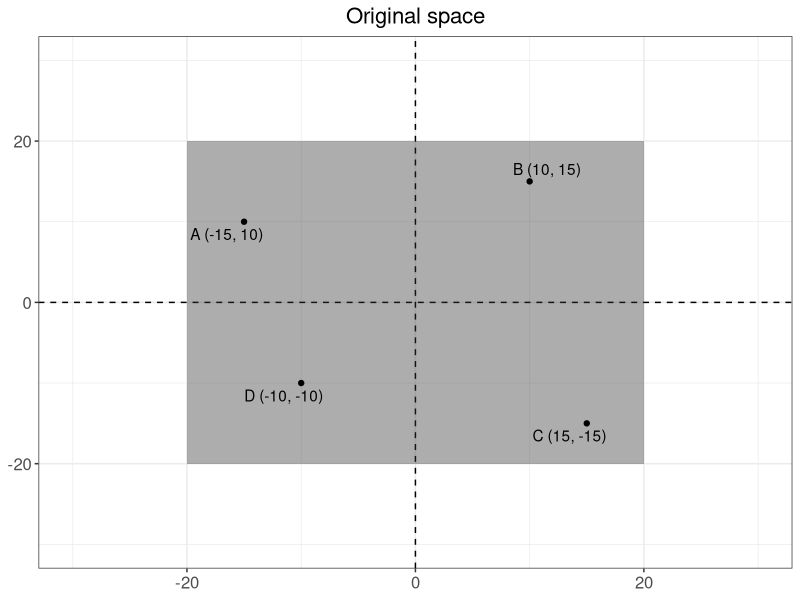
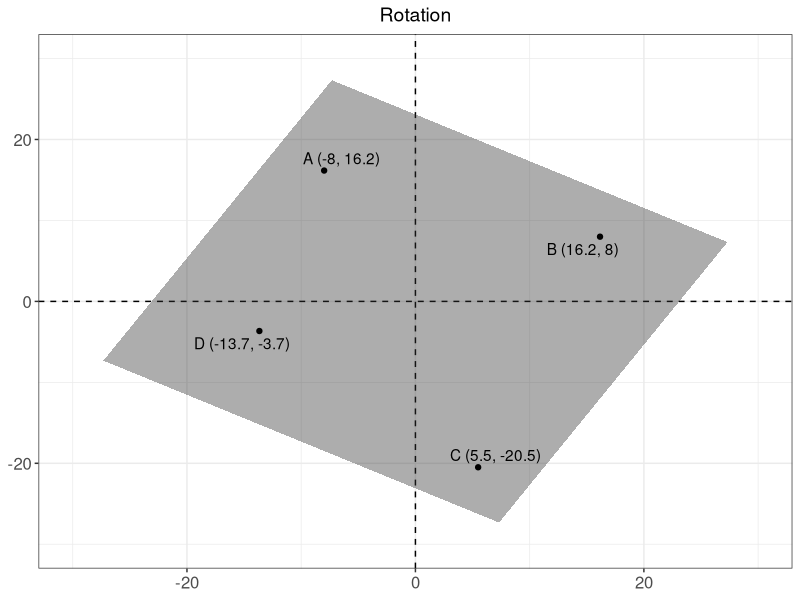
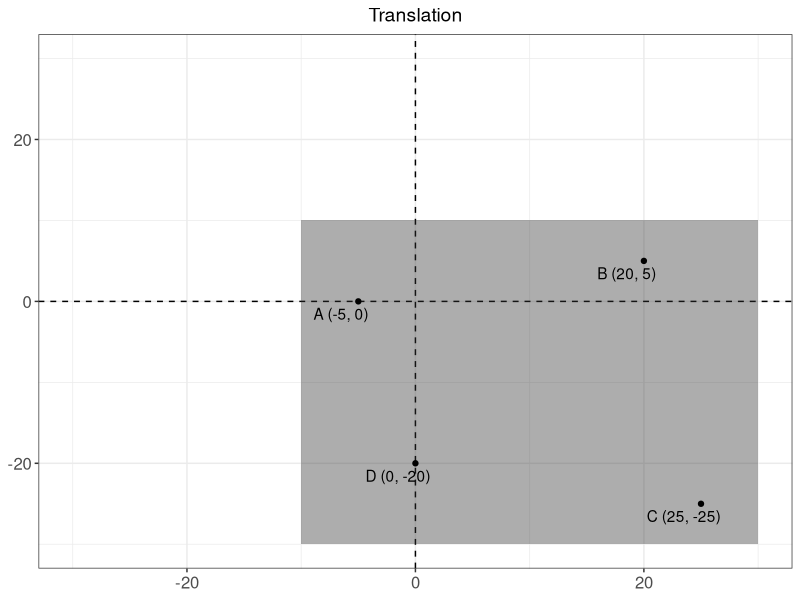
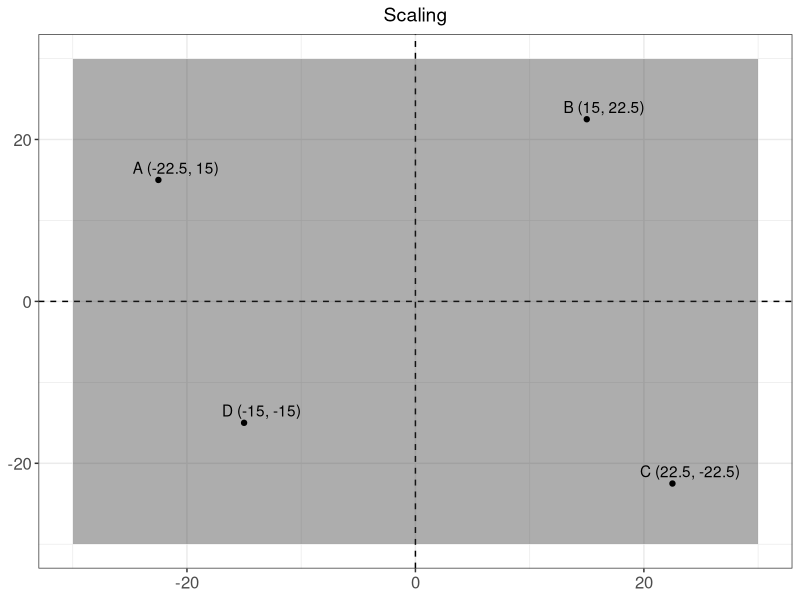
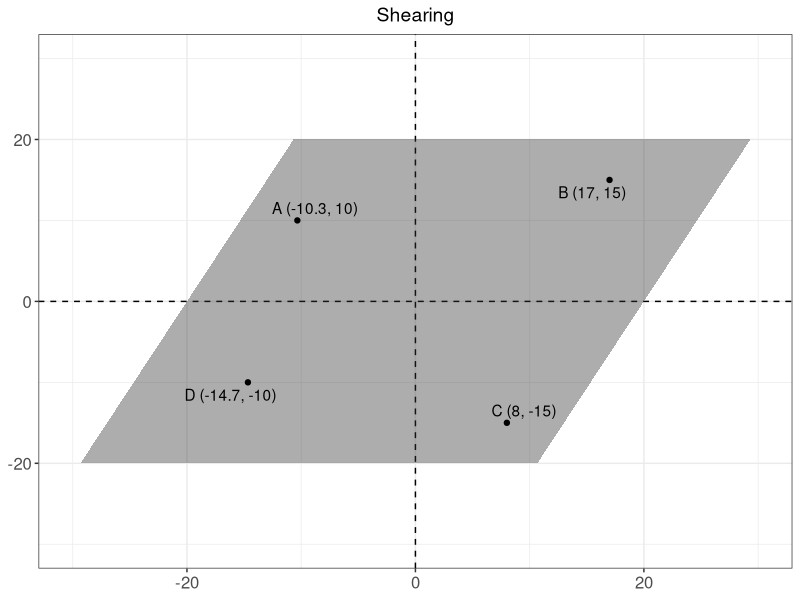
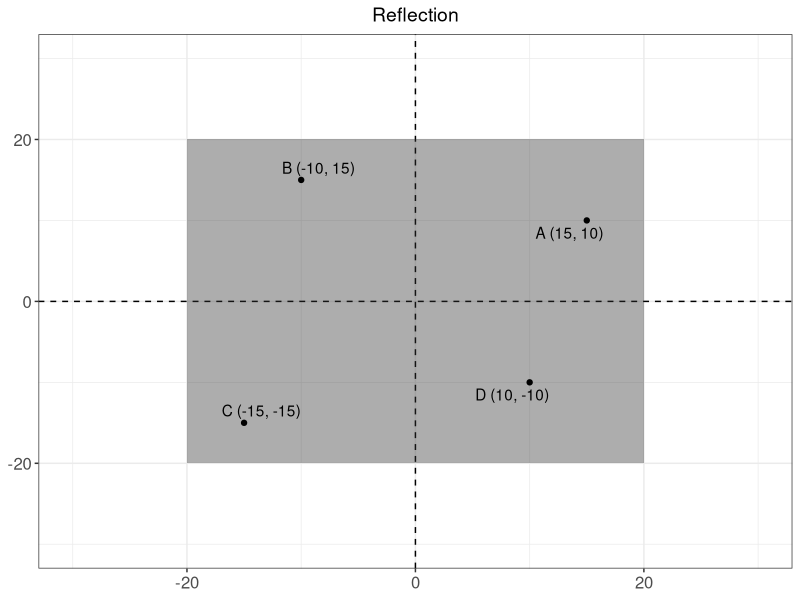
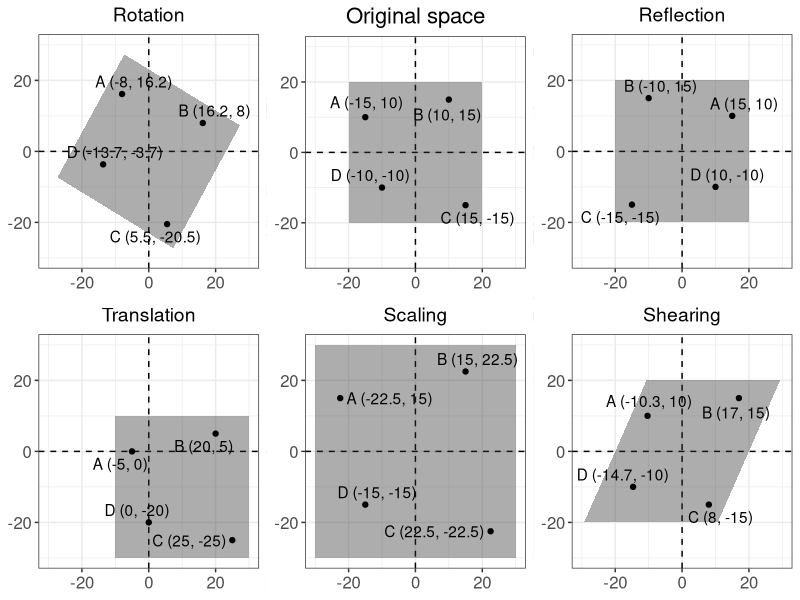

These figures' R source, in order:
## Clear Workspace
rm(list = ls())

library(ggplot2)
library(ggrepel)

# Original Space
space <- data.frame(x = c(-20, 20, 20,-20),
                    y = c( 20, 20,-20,-20))
points <- data.frame(x = c(-15, 10, 15,-10),
                     y = c( 10, 15,-15,-10))
points$lab = paste0(c("A", "B", "C", "D"),
                    rep(" (", 4), points$x, rep(", ", 4), points$y, rep(")",4)) 

sp0 <-ggplot(points, aes(x=x,y=y)) + 
  geom_vline(aes(xintercept=0), linetype=2) + 
  geom_hline(aes(yintercept=0), linetype=2) + 
  geom_polygon(data=space, aes(x=x,y=y), alpha=0.4, color=NA) +
  geom_point() + 
  geom_text_repel(aes(label=lab)) + 
  coord_cartesian(xlim=c(-30,30), ylim=c(-30,30)) + 
  ggtitle("Original space") + 
  theme_bw() + 
  theme(plot.title = element_text(hjust=0.5, size=16),
        axis.title = element_blank(),
        axis.text = element_text(size=12))
sp0

# Rotated Space 

rotangle = 30 # Rotate by ... degrees

space1 <- data.frame(x = space$x * cos(-rotangle * (pi/180)) - space$y * sin(-rotangle * (pi/180)),
                     y = space$x * sin(-rotangle * (pi/180)) + space$y * cos(-rotangle * (pi/180)))
points1 <- data.frame(x = points$x * cos(-rotangle * (pi/180)) - points$y * sin(-rotangle * (pi/180)),
                     y = points$x * sin(-rotangle * (pi/180)) + points$y * cos(-rotangle * (pi/180)))
points1$lab = paste0(c("A", "B", "C", "D"),
                    rep(" (", 4), round(points1$x,1), rep(", ", 4), round(points1$y,1), rep(")",4)) 

sp1 <-ggplot(points1, aes(x=x,y=y)) + 
  geom_vline(aes(xintercept=0), linetype=2) + 
  geom_hline(aes(yintercept=0), linetype=2) + 
  geom_polygon(data=space1, aes(x=x,y=y), alpha=0.4, color=NA) +
  geom_point() + 
  geom_text_repel(aes(label=lab)) + 
  coord_cartesian(xlim=c(-30,30), ylim=c(-30,30)) + 
  ggtitle("Rotation") + 
  theme_bw() + 
  theme(plot.title = element_text(hjust=0.5, size=14),
        axis.title = element_blank(),
        axis.text = element_text(size=12))
sp1

# Translated Space 

transcoord = c(10,-10) # Translation by (?,?)

space2 <- data.frame(x = space$x + transcoord[1],
                     y = space$y + transcoord[2])
points2 <- data.frame(x = points$x + transcoord[1],
                      y = points$y + transcoord[2])
points2$lab = paste0(c("A", "B", "C", "D"),
                     rep(" (", 4), round(points2$x,1), rep(", ", 4), round(points2$y,1), rep(")",4)) 

sp2 <-ggplot(points2, aes(x=x,y=y)) + 
  geom_vline(aes(xintercept=0), linetype=2) + 
  geom_hline(aes(yintercept=0), linetype=2) + 
  geom_polygon(data=space2, aes(x=x,y=y), alpha=0.4, color=NA) +
  geom_point() + 
  geom_text_repel(aes(label=lab)) + 
  coord_cartesian(xlim=c(-30,30), ylim=c(-30,30)) + 
  ggtitle("Translation") + 
  theme_bw() + 
  theme(plot.title = element_text(hjust=0.5, size=14),
        axis.title = element_blank(),
        axis.text = element_text(size=12))
sp2

# Scaled Space 

scaleset = 1.5 # Scaling by ...

space3 <- data.frame(x = space$x * scaleset,
                     y = space$y * scaleset)
points3 <- data.frame(x = points$x * scaleset,
                      y = points$y * scaleset)
points3$lab = paste0(c("A", "B", "C", "D"),
                     rep(" (", 4), round(points3$x,1), rep(", ", 4), round(points3$y,1), rep(")",4)) 

sp3 <-ggplot(points3, aes(x=x,y=y)) + 
  geom_vline(aes(xintercept=0), linetype=2) + 
  geom_hline(aes(yintercept=0), linetype=2) + 
  geom_polygon(data=space3, aes(x=x,y=y), alpha=0.4, color=NA) +
  geom_point() + 
  geom_text_repel(aes(label=lab)) + 
  coord_cartesian(xlim=c(-30,30), ylim=c(-30,30)) + 
  ggtitle("Scaling") + 
  theme_bw() + 
  theme(plot.title = element_text(hjust=0.5, size=14),
        axis.title = element_blank(),
        axis.text = element_text(size=12))
sp3

# Shearing

shearangle = 65 # Translation by (?,?)

space4 <- data.frame(x = space$x + (1/tan(shearangle* (pi/180))) * space$y,
                     y = space$y)
points4 <- data.frame(x = points$x + (1/tan(shearangle* (pi/180))) * points$y,
                      y = points$y)
points4$lab = paste0(c("A", "B", "C", "D"),
                     rep(" (", 4), round(points4$x,1), rep(", ", 4), round(points4$y,1), rep(")",4)) 

sp4 <-ggplot(points4, aes(x=x,y=y)) + 
  geom_vline(aes(xintercept=0), linetype=2) + 
  geom_hline(aes(yintercept=0), linetype=2) + 
  geom_polygon(data=space4, aes(x=x,y=y), alpha=0.4, color=NA) +
  geom_point() + 
  geom_text_repel(aes(label=lab)) + 
  coord_cartesian(xlim=c(-30,30), ylim=c(-30,30)) + 
  ggtitle("Shearing") + 
  theme_bw() + 
  theme(plot.title = element_text(hjust=0.5, size=14),
        axis.title = element_blank(),
        axis.text = element_text(size=12))
sp4

# Reflection

# Reflection by Y axis

space5 <- data.frame(x = -space$x,
                     y = space$y)
points5 <- data.frame(x = -points$x,
                      y = points$y)
points5$lab = paste0(c("A", "B", "C", "D"),
                     rep(" (", 4), round(points5$x,1), rep(", ", 4), round(points5$y,1), rep(")",4)) 

sp5 <-ggplot(points5, aes(x=x,y=y)) + 
  geom_vline(aes(xintercept=0), linetype=2) + 
  geom_hline(aes(yintercept=0), linetype=2) + 
  geom_polygon(data=space5, aes(x=x,y=y), alpha=0.4, color=NA) +
  geom_point() + 
  geom_text_repel(aes(label=lab)) + 
  coord_cartesian(xlim=c(-30,30), ylim=c(-30,30)) + 
  ggtitle("Reflection") + 
  theme_bw() + 
  theme(plot.title = element_text(hjust=0.5, size=14),
        axis.title = element_blank(),
        axis.text = element_text(size=12))
sp5

## Annotation Plot

ant <- data.frame(y=c(0.45,0.3,0.2,0.1,0),
           x=c(-0.1,0,0,0,0),
           lab = c("Variations in the transformation of 2D ideological space",
                   "Rotation: rotate points by a specified degree.",
                   "Translation: move points by the same distance in a given direction.",
                   "Scaling: enlarge or shrink space by a specified scale factor.",
                   "Shearing: displace points by an amount proportional to its signed distance\n from the line that is parallel to that direction and goes through the origin."))
                   # paste0("Rotation: Rotate space clockwise by ", rotangle," degrees."),
                   # paste0("Translation: Shift all coordinates by (", transcoord[1], ", ", transcoord[2], ")."),
                   # paste0("Scaling: Expand space by ", scaleset*100, "%."),
                   # paste0("Shearing: Shear space by shear angle of ", shearangle, " degrees.")))
spant <- ggplot(ant, aes(x=x,y=y,label=lab)) + 
  geom_text(size=5, hjust=0, lineheight = .8) + 
  coord_cartesian(xlim=c(0,5), ylim=c(-0.15,0.55)) + 
  theme_void()
spant

## Arrange Plots

library(gridExtra)
library(grid)

p <- arrangeGrob(arrangeGrob(sp0, spant, ncol=2, widths=c(1,3)), 
             arrangeGrob(sp1,sp2,sp3,sp4, ncol=4), nrow=2)
grid.draw(p)

p <- arrangeGrob(arrangeGrob(sp1, sp0, sp5, ncol=3, widths=c(1,1,1)), 
                 arrangeGrob(sp2,sp3,sp4, ncol=3), nrow=2)
grid.draw(p)


#ggsave("transform_illustration.png", p, width=10, height=5.5)

# Save individual figures
#ggsave("sp0.png", sp0, width=3, height=3.2)
#ggsave("sp1.png", sp1, width=3, height=3.2)
#ggsave("sp2.png", sp2, width=3, height=3.2)
#ggsave("sp3.png", sp3, width=3, height=3.2)
#ggsave("sp4.png", sp4, width=3, height=3.2)
#ggsave("sp5.png", sp5, width=3, height=3.2)
